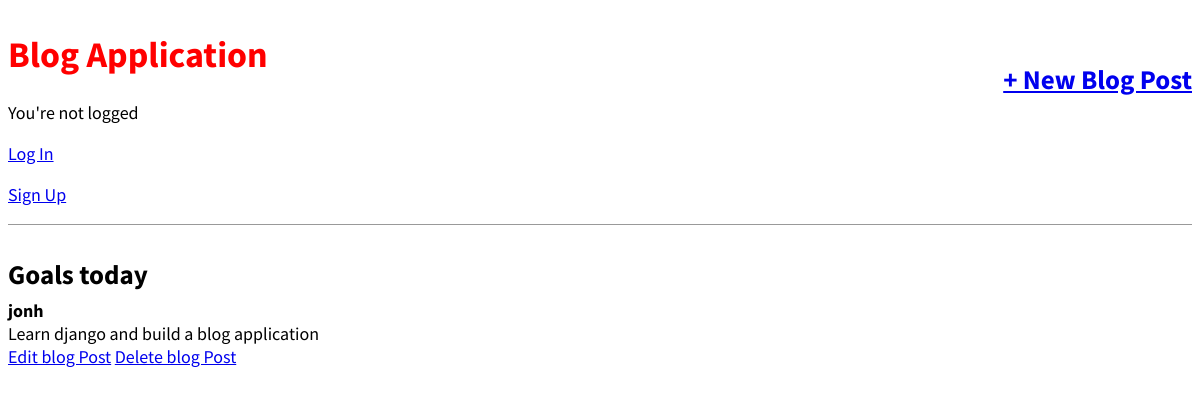
Screenshot of /post/3/ with the database file from the repository.
### blog/models.py (models this page shows, shortened)
class Post(models.Model):
    title = models.CharField(max_length=200)
    author = models.ForeignKey(
        "auth.user",
        on_delete=models.CASCADE,
    )
    body = models.TextField()

### blog/views.py (the view)
# urls.py: path("post/<int:pk>/", BLogDetailsView.as_view(), name="post_detail"),
class BLogDetailsView(DetailView):
    model = Post
    template_name = "post_detail.html"

### templates/post_detail.html (shortened to what this page needs)
{% extends 'base.html' %}
{% block content %}
<div class="post-entry">
    <h2>{{ post.title }}</h2>
    <span class="post-author">{{ post.author }}</span>
    <p class="post-body">{{ post.body }}</p>
    <div>
        <a href="{% url 'post_edit' post.pk %}">Edit blog Post</a>
        <a href="{% url 'post_delete' post.pk %}">Delete blog Post</a>
    </div>
</div>
{% endblock content %}

### static/css/base.css (style rules this page uses)
body { font-family: 'Source Sans Pro', sans-serif; font-size: 18px; }
.post-entry { margin-bottom: 2rem; }
.post-entry h2 { margin: 0.5rem 0; }
.post-entry p { margin: 0; font-weight: 400; }
.post-author { font-weight: bold; }
.post-body { margin-top: 2em; }

### rows the page displays
Post: title "Goals today", author "jonh", body "Learn django and build a blog application"
